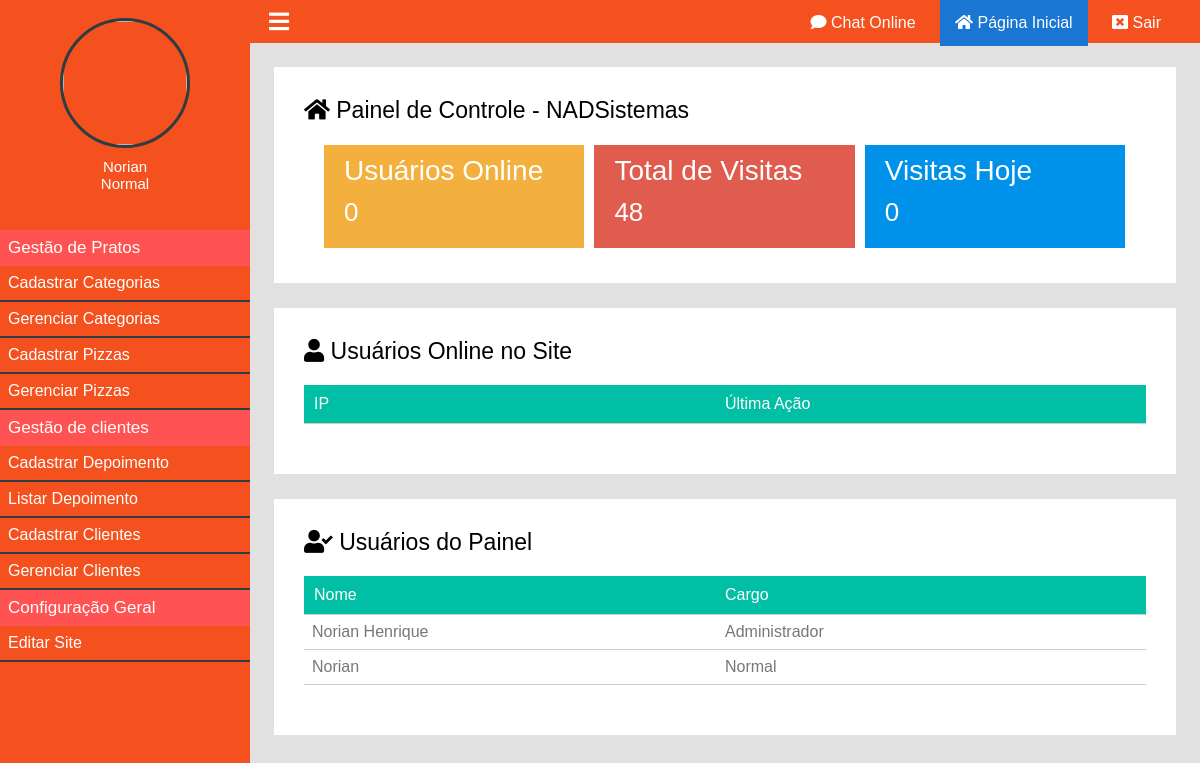
Page /painel/ (signed in) on the committed database.
### classes/MySql.php (called while the page is built)
<?php
	class MySql{
		private static $pdo;
		public static function conectar(){
			if(self::$pdo == null){
				try{
				self::$pdo = new PDO('mysql:host='.HOST.';dbname='.DATABASE,USER,PASSWORD,array(PDO::MYSQL_ATTR_INIT_COMMAND => "SET NAMES utf8"));
				self::$pdo->setAttribute(PDO::ATTR_ERRMODE,PDO::ERRMODE_EXCEPTION);
				}catch(Exception $e){
					echo '<h2>Erro ao conectar</h2>';
				}
			}
			return self::$pdo;
		}
	}
?>

### painel/pages/home.php (the view, shortened to what this page needs)
<?php
	$usuariosOnline = Painel::listarUsuariosOnline();
	$pegarVisitasTotais = MySql::conectar()->prepare("SELECT * FROM `tb_admin.visitas`");
	$pegarVisitasTotais->execute();
	$pegarVisitasTotais = $pegarVisitasTotais->rowCount();
	$pegarVisitasHoje = MySql::conectar()->prepare("SELECT * FROM `tb_admin.visitas` WHERE dia = ?");
	$pegarVisitasHoje->execute(array(date('Y-m-d')));
	$pegarVisitasHoje = $pegarVisitasHoje->rowCount();
?>
<div class="box-content w100">
		<h2><i class="fa fa-home"></i> Painel de Controle - <?php echo NOME_EMPRESA ?></h2>
		<div class="box-metricas">
			<div class="box-metrica-single">
				<div class="box-metrica-wraper">
					<h2>Usuários Online</h2>
					<p><?php echo count($usuariosOnline); ?></p>
				</div>
			</div>
			<div class="box-metrica-single">
				<div class="box-metrica-wraper">
					<h2>Total de Visitas</h2>
					<p><?php echo $pegarVisitasTotais; ?></p>
				</div>
			</div>
			<div class="box-metrica-single">
				<div class="box-metrica-wraper">
					<h2>Visitas Hoje</h2>
					<p><?php echo $pegarVisitasHoje; ?></p>
				</div>
			</div>
		</div>
</div>
<div class="box-content w100 left">
<h2><i class="fa fa-user"></i> Usuários Online no Site</h2>
	<div class="table-responsive">
		<div class="row">
			<div class="col">
				<span>IP</span>
			</div>
			<div class="col">
				<span>Última Ação</span>
			</div>
		</div>
	</div>
</div>
<div class="box-content w100 right">
<h2><i class="fa fa-user-check"></i> Usuários do Painel</h2>
	<div class="table-responsive">
		<div class="row">
			<div class="col">
				<span>Nome</span>
			</div>
			<div class="col">
				<span>Cargo</span>
			</div>
		</div>
		<?php
			$usuariosPainel = MySql::conectar()->prepare("SELECT * FROM `tb_admin.usuarios`");
			$usuariosPainel->execute();
			$usuariosPainel = $usuariosPainel->fetchAll();
			foreach ($usuariosPainel as $key => $value) {
		?>
		<div class="row">
			<div class="col">
				<span><?php echo $value['user'] ?></span>
			</div>
			<div class="col">
				<span><?php echo pegaCargo($value['cargo']); ?></span>
			</div>
		</div>
		<?php } ?>
	</div>
</div>

### painel/css/style.css (style rules this page uses)
* { margin: 0; padding: 0; box-sizing: border-box; font-family: 'Montserrat', sans-serif; }
html,body { height: 100%; background: rgb(225,225,225); }
body { overflow-x: hidden; }
.w100 { width: 100%; }
.left { float: left; }
.right { float: right; }
.box-content { background: white; padding: 30px; margin-bottom: 25px; }
.box-content h2 { font-weight: 300; font-size: 23px; }
.box-metricas { margin-top:16px; padding:0 15px; }
.box-metrica-single { float: left; position: relative; width: 33.3%; background: #F4B03E; border: 5px solid white; }
.box-metricas .box-metrica-single:nth-of-type(2) { background: #E05C4E; }
.box-metricas .box-metrica-single:nth-of-type(3) { background: #0091ea; }
.box-metrica-wraper { padding: 10px 20px; text-align: left; color: white; }
.box-metrica-wraper h2 { font-size: 28px; }
.box-metrica-wraper p { padding: 10px 0; font-size: 26px; }
.table-responsive { margin:20px auto; font-weight: 300; }
.table-responsive .row:nth-of-type(1) { font-weight: normal; background: #00bfa5; padding: 10px; color: white; }
.table-responsive .row { color: #777; padding: 8px; border-bottom: 1px solid #ccc; }
.col { float: left; width: 50%; }

### rows in the picture
tb_admin.usuarios: user "Norian Henrique", cargo "Administrador"
tb_admin.usuarios: user "Norian", cargo "Normal"

### other values in the picture
$_SESSION['nome'] "Norian"
pegaCargo($_SESSION['cargo']) "Normal"
NOME_EMPRESA "NADSistemas"
count($usuariosOnline) "0"
$pegarVisitasTotais "48"
$pegarVisitasHoje "0"
